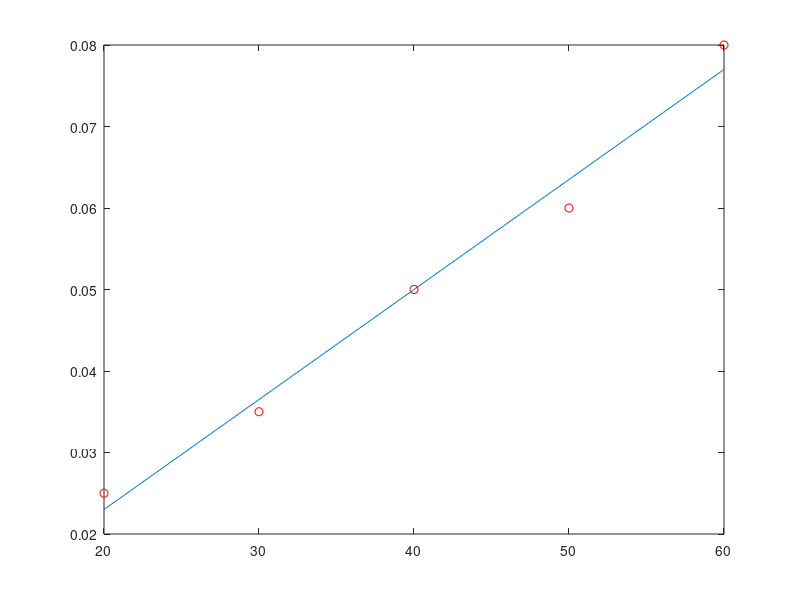

This chart was generated by the following MATLAB code:
v=[0.025 0.035 0.050 0.060 0.08];   c=[20 30 40 50 60];
fit=polyfit(c,v,1);
cfit=c(1):0.1:c(end);   vfit=cfit*fit(1)+fit(2);
plot(c,v,'ro',cfit,vfit)
fit(1)
fit(2)
